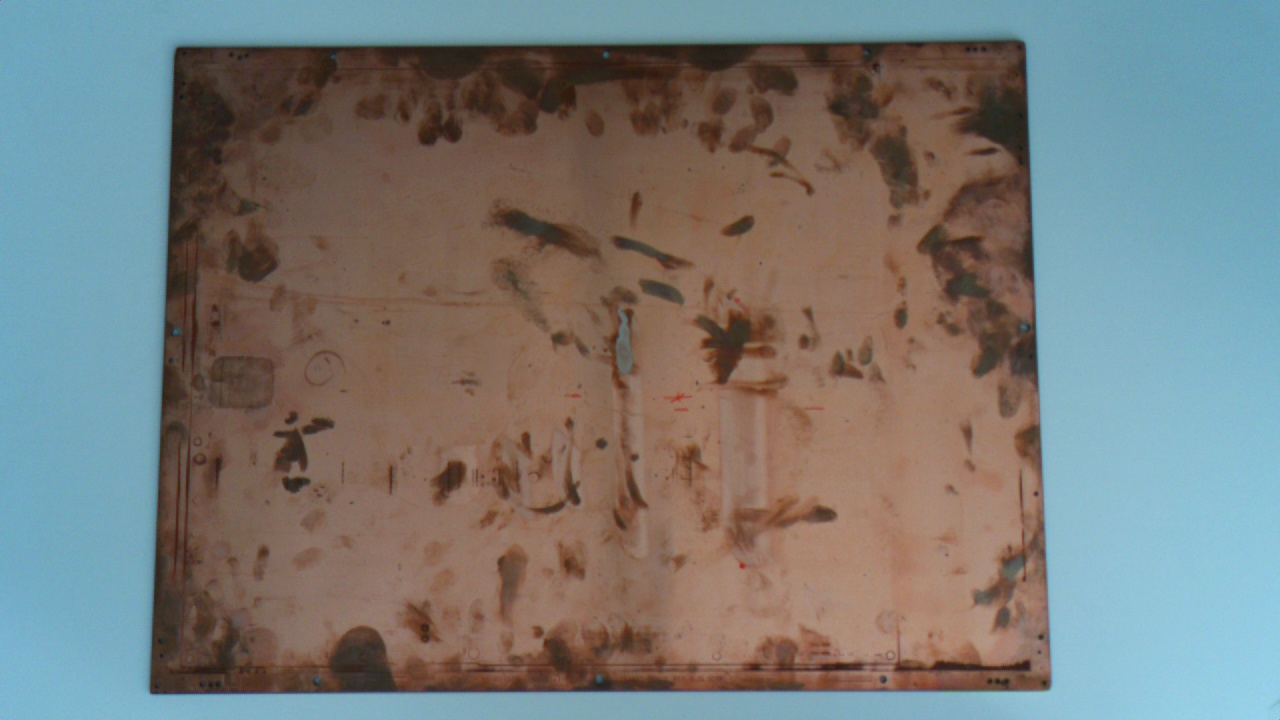
#> input picture plate_dataset/image_00016.jpg, 1280 x 720 px
$ python -i contour_mask.py   (imports and definitions only)
#> lines starting #> are read from the running program, lines starting #| are printed output that depends on the picture; after the words box and inside, x2 and y2 are one past the last pixel; in counts of white or black regions, pixels touching at a corner belong together
#> further down, picture is the input picture: shape (720, 1280, 3); mean B, G, R 119.5, 122.2, 120.7
import cv2
import numpy as np


def contour_mask(image):

    gray = cv2.cvtColor(
        image,
        cv2.COLOR_BGR2GRAY,
    )
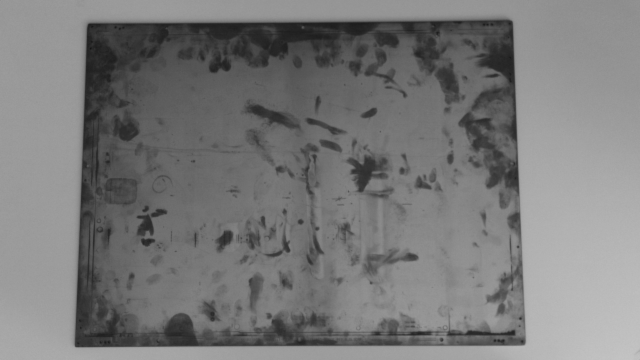
#> gray: shape (720, 1280) (shown at 1/2 size); min 19, max 198, mean 121.4

    _, mask = cv2.threshold(
        gray,
        180,
        255,
        cv2.THRESH_BINARY_INV,
    )
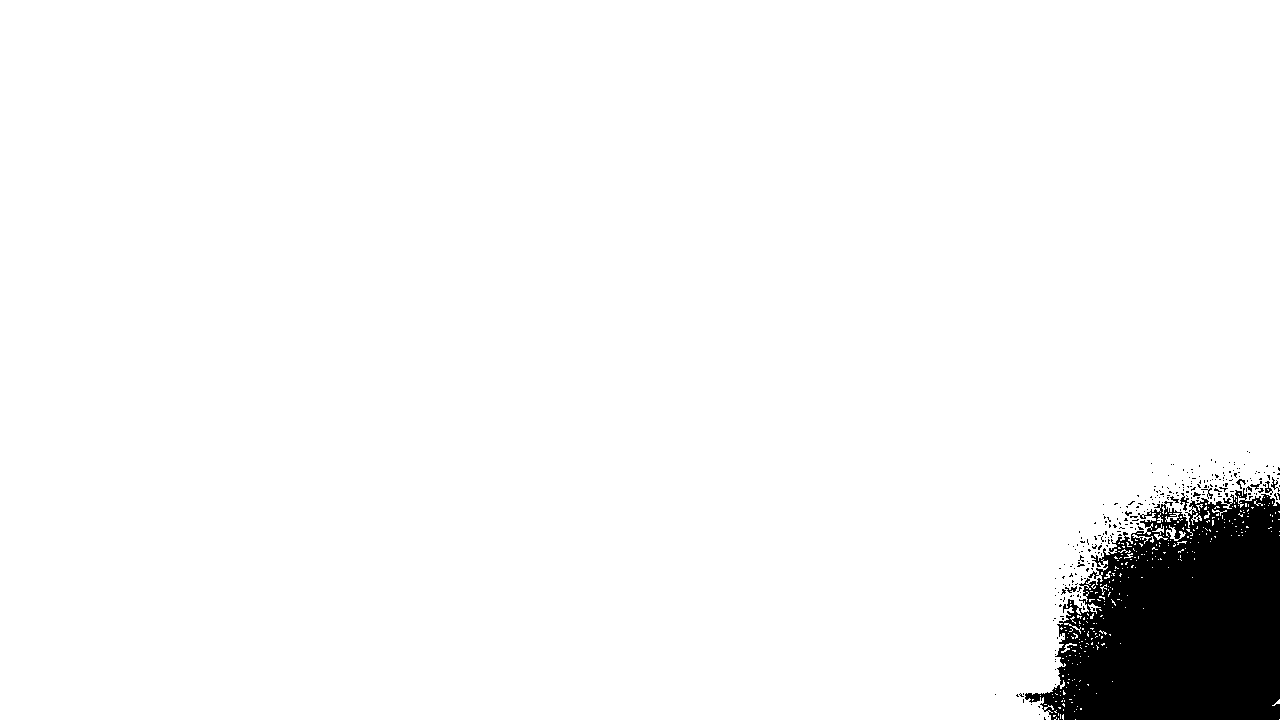
#> mask: shape (720, 1280); 95.4% white; 270 black regions (260 under 20 px), largest, box (x1, y1, x2, y2) and area: (1025, 488, 1280, 720) 40869, (1180, 493, 1189, 511) 63, (1265, 481, 1273, 495) 45

    kernel = np.ones(
        (7, 7),
        np.uint8,
    )

    mask = cv2.morphologyEx(
        mask,
        cv2.MORPH_CLOSE,
        kernel,
    )
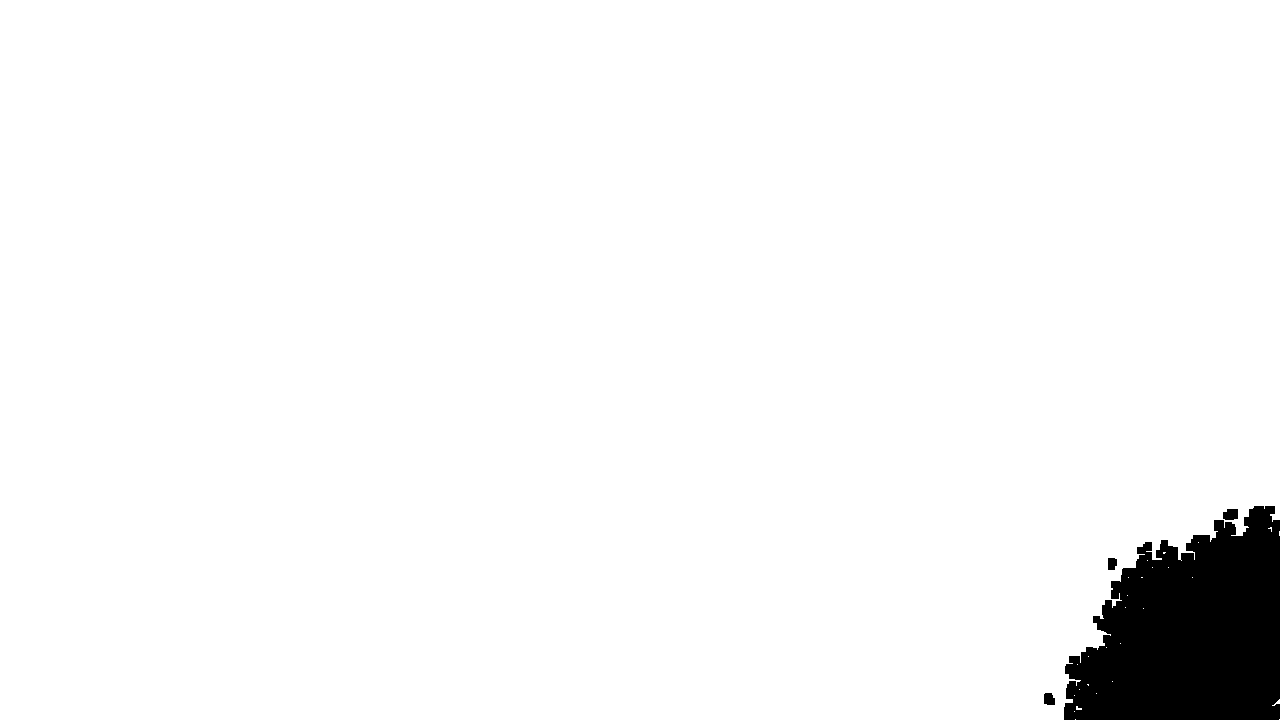
#> mask: shape (720, 1280); 96.3% white; 4 black regions

    contours, _ = cv2.findContours(
        mask,
        cv2.RETR_EXTERNAL,
        cv2.CHAIN_APPROX_SIMPLE,
    )
#> contours = 28 contours, 27 with area under 20; largest, box (x1, y1, x2, y2) and area: (0, 0, 1280, 720) 885318

    result = np.zeros_like(mask)

    if contours:

        largest = max(
            contours,
            key=cv2.contourArea,
        )
#> largest = contour of 256 points, box (x1, y1, x2, y2) (0, 0, 1280, 720), area 885318

        cv2.drawContours(
            result,
            [largest],
            -1,
            255,
            thickness=cv2.FILLED,
        )
#> result: shape (720, 1280); 96.3% white; 1 black region, box (x1, y1, x2, y2) and area: (1064, 506, 1280, 720) 34095

    return result


def process_contour(image):

    mask = contour_mask(image)

    display = cv2.bitwise_and(
        image,
        image,
        mask=mask,
    )
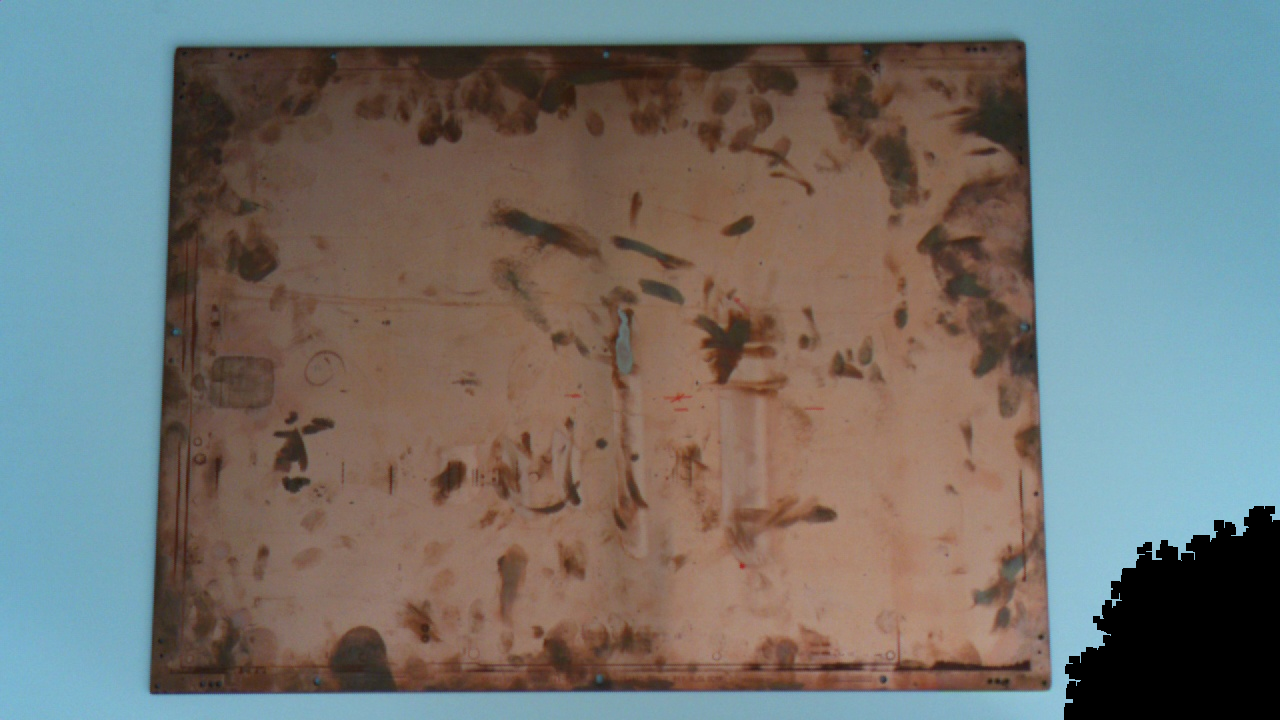
#> display: shape (720, 1280, 3); mean B, G, R 111.3, 114.8, 115.3

    return display, mask

>>> import cv2
>>> picture = cv2.imread('../../plate_dataset/image_00016.jpg')
>>> result = process_contour(picture)

$ run again, on plate_dataset/image_00018.jpg
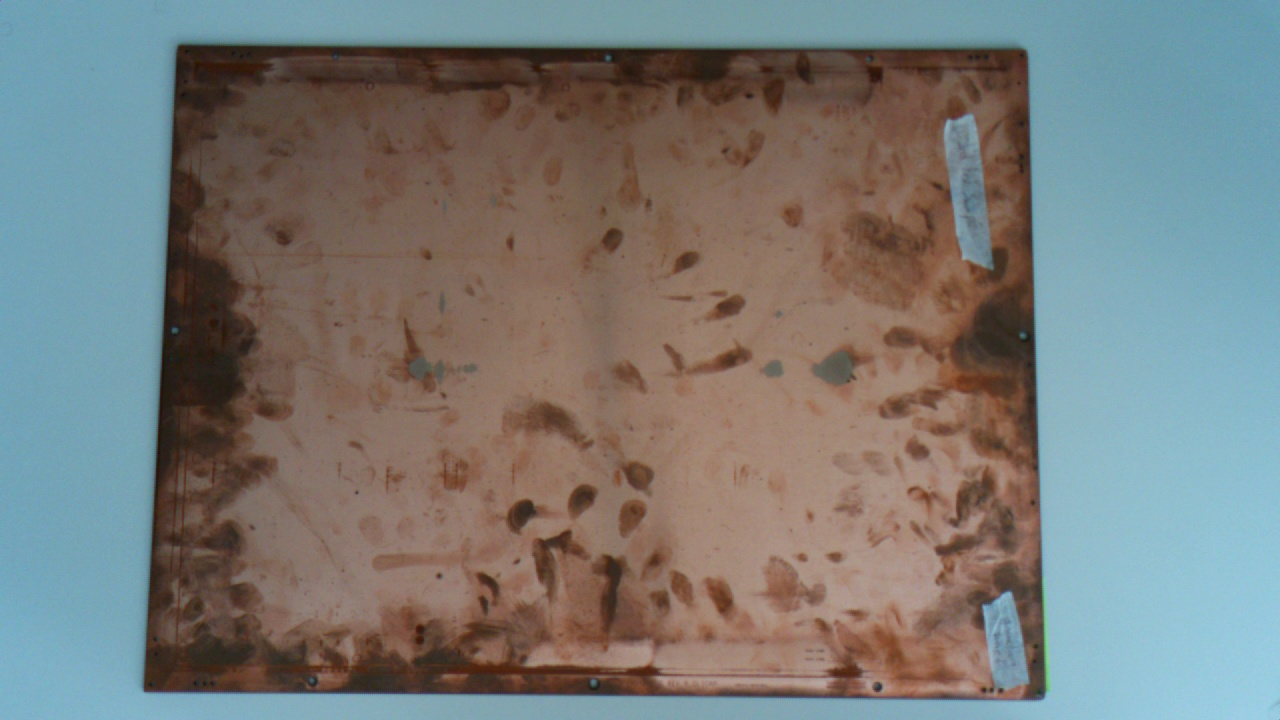
#> input picture plate_dataset/image_00018.jpg, 1280 x 720 px
#> picture is the input picture: shape (720, 1280, 3); mean B, G, R 119.7, 122.5, 121.3
#> in contour_mask, `mask = cv2.morphologyEx( mask, cv2.MORPH_CLOSE, kernel, )`:
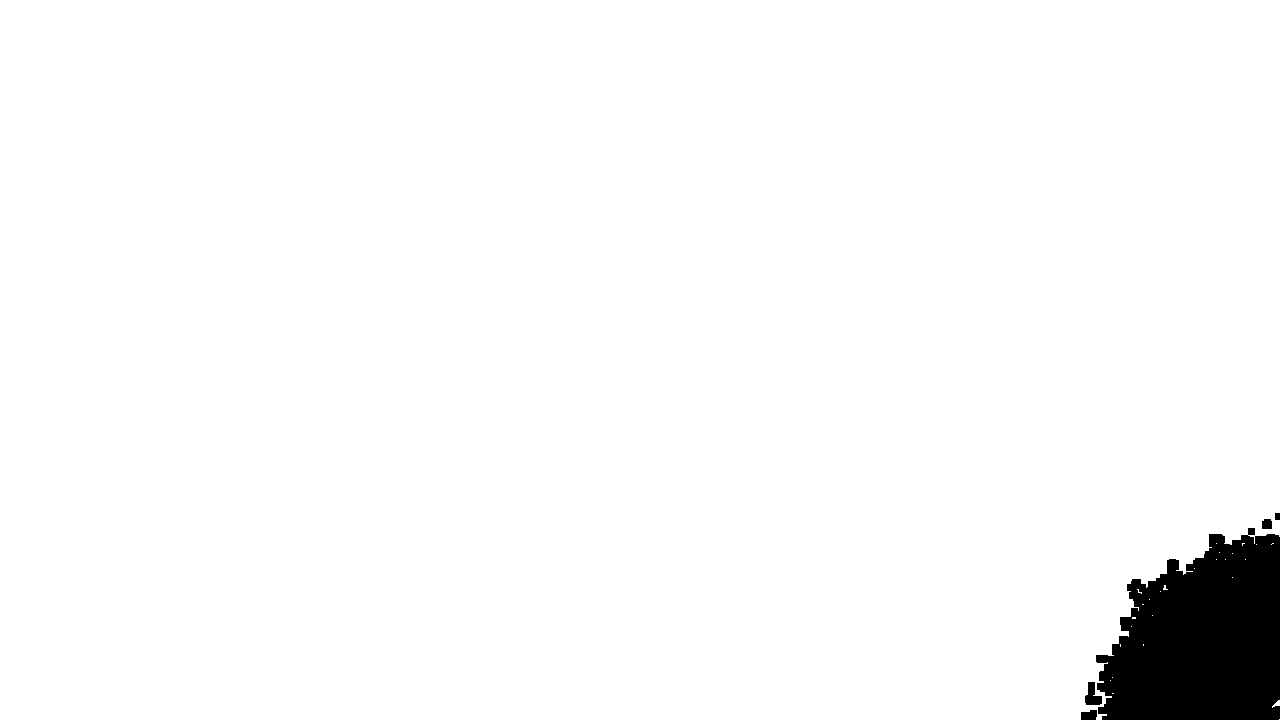
#> mask: shape (720, 1280); 97% white; 5 black regions
#> contours = 27 contours, 25 with area under 20; largest, box (x1, y1, x2, y2) and area: (0, 0, 1280, 720) 892196, (1272, 700, 1280, 708) 20
#> largest = contour of 196 points, box (x1, y1, x2, y2) (0, 0, 1280, 720), area 892196
#> result: shape (720, 1280); 97% white; 3 black regions, box (x1, y1, x2, y2) and area: (1096, 534, 1280, 720) 27121, (1081, 710, 1097, 720) 139, (1275, 513, 1280, 520) 35
#> in process_contour, `display = cv2.bitwise_and( image, image, mask=mask, )`:
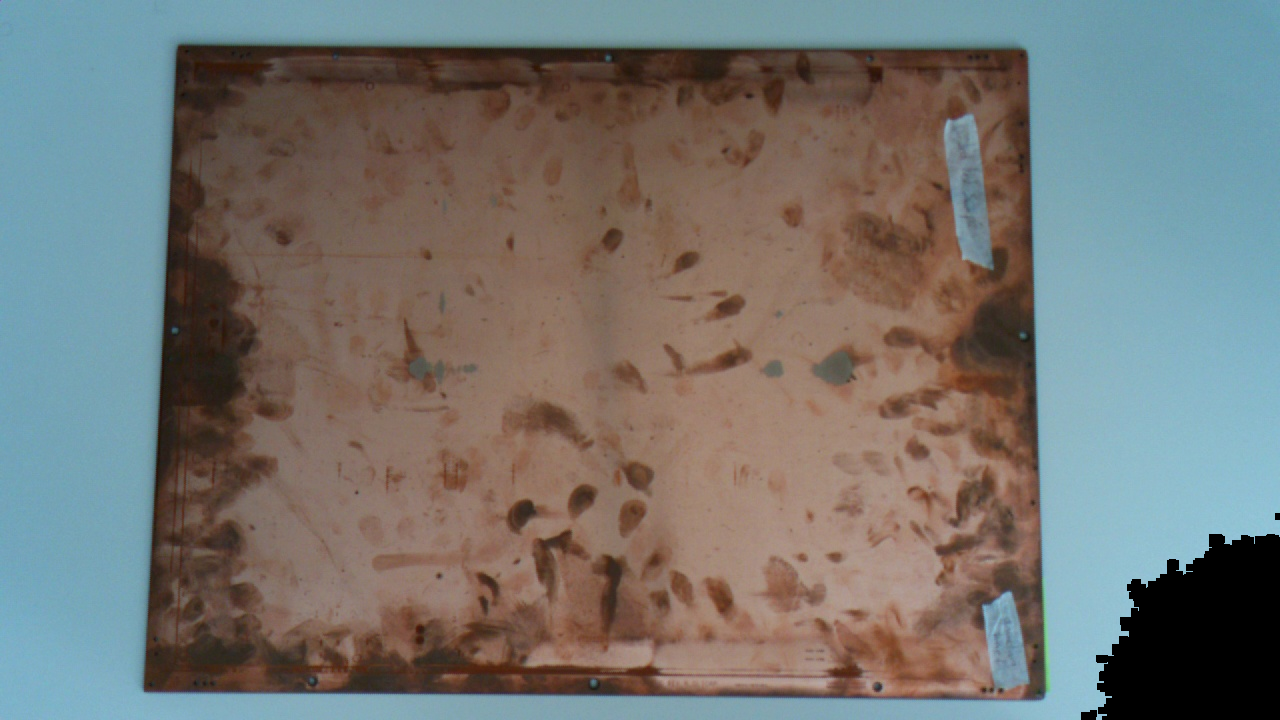
#> display: shape (720, 1280, 3); mean B, G, R 113.3, 116.6, 116.9
